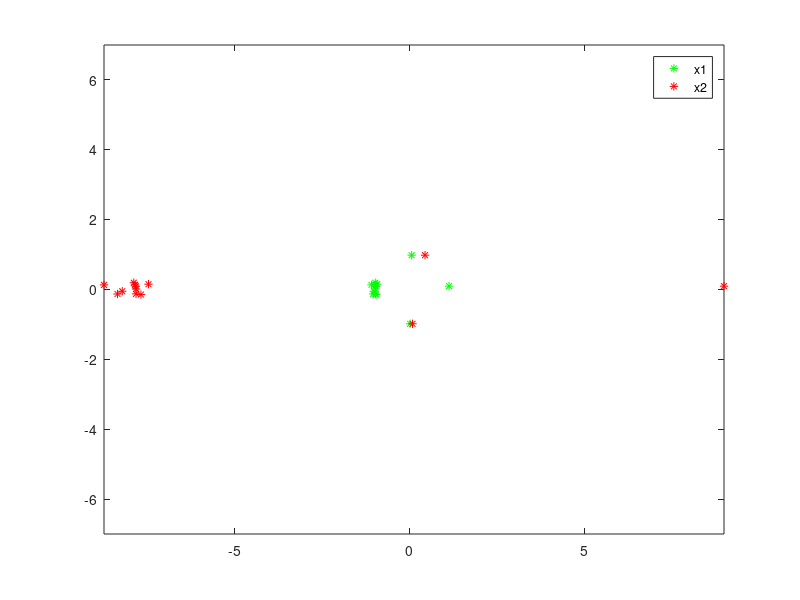

The MATLAB source for this figure: (Note: this script raises an error after producing the figure.)
addpath(genpath('/usr/share/matlab2tikz-master'))

%% Generates a set of points on an ellipse
n=10;
theta1=pi;

L=[[8,0];[0,1]];

sigma=0.05;
s1=1;
s2=1;
c1=0;
c2=0;
rng(1);

x1=[];
x2=[];
t=linspace(-pi/16,pi/16,n);
t=[t,pi/2,pi,3*pi/2];
n=length(t);

for i=1:n
    x1(1,:)=cos(theta1)*s1*cos(t)+sin(theta1)*s2*sin(t) +randn(1,n)*sigma+c1;
    x1(2,:)=-sin(theta1)*s1*cos(t)+cos(theta1)*s2*sin(t) +randn(1,n)*sigma+c2;
    
    x2=L*x1;
end

figure(1);plot(x1(1,:),x1(2,:),'g*');
hold on;
plot(x2(1,:),x2(2,:),'r*');axis equal;
legend('x1','x2')
hold off;


%% Generates a fitting ellipse
s=2*max(s1*d1,s2*d2);
[X1,Y1]=meshgrid(linspace(-s+c1,s+c1,100),linspace(-s+c2,s+c2,100));
X2=X1;
Y2=Y1;
%X2=cos(theta2)*d1*X1+sin(theta2)*d2*Y1;
%Y2=-sin(theta2)*d1*X1+cos(theta2)*d2*Y1;

nit=500;
for nn=100:100:nit
    tic;
    [q1,CF1]=Ellipse_Fitting_DR(x1,nn,sigma);
    toc;
    tic;
    [q2,CF2]=Ellipse_Fitting_DR(x2,nn,sigma);
    toc;
    
    t=linspace(0,2*pi,1000);
    figure(2);plot(x1(1,:),x1(2,:),'k*');axis equal
    hold on;
    figure(2);plot(x2(1,:),x2(2,:),'ko');axis equal
    title(sprintf('%i/%i',nn,nit))
    Z1=q1(1)*X1.^2 + q1(2)*Y1.^2 + sqrt(2)*q1(3)*X1.*Y1 + q1(4)*X1+q1(5)*Y1+q1(6);
    Z2=q2(1)*X2.^2 + q2(2)*Y2.^2 + sqrt(2)*q2(3)*X2.*Y2 + q2(4)*X2+q2(5)*Y2+q2(6);
    contour(X1,Y1,Z1,[0 0],'linewidth',2,'Color',[0 1 0]);
    contour(X2,Y2,Z2,[0 0],'linewidth',2,'Color',[1 0 0]);
    %plot(cos(theta)*s1*cos(t)+sin(theta)*s2*sin(t)+c1,-sin(theta)*s1*cos(t)+cos(theta)*s2*sin(t)+c2,'k-');
    hold off;
    legend('Data points 1','Data points 2','ADMM1','ADMM2')
    drawnow;
end

m1=min(CF1);m2=min(CF2);l=length(CF1);figure(3);semilogy(1:10:l,CF1(1:10:l)-m1,'r',1:10:l,CF2(1:10:l)-m2,'b','linewidth',2);
xlabel('Iterations number');ylabel('Cost function');
legend('Circle','Ellipse')

matlab2tikz('XP_Rotation1.tex')
 
figure(2);
matlab2tikz('XP_Rotation2.tex') 